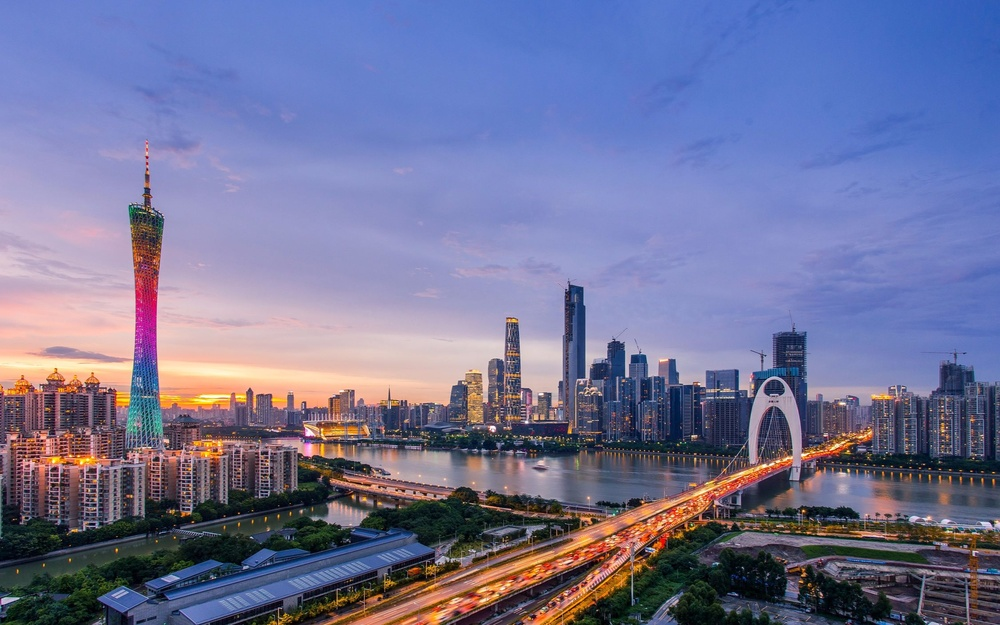
#> input picture OpenCV_Project/opencv/Guangzhou.jfif, 1000 x 625 px, shrunk from 2250 x 1406 before the run
$ python useMat.py
#> lines starting #> are read from the running program, lines starting #| are printed output that depends on the picture; after the words box and inside, x2 and y2 are one past the last pixel; in counts of white or black regions, pixels touching at a corner belong together
#!/user/bin/env python3
# -*- coding: utf-8 -*-
import cv2
import numpy as np

img = cv2.imread('../Guangzhou.jfif')
#> img is the input picture: shape (625, 1000, 3); mean B, G, R 151.9, 115.7, 114.1

# 浅拷贝
img2 = img
# 深拷贝
img3 = img.copy()
img[10:100,10:100] = [0,0,255]
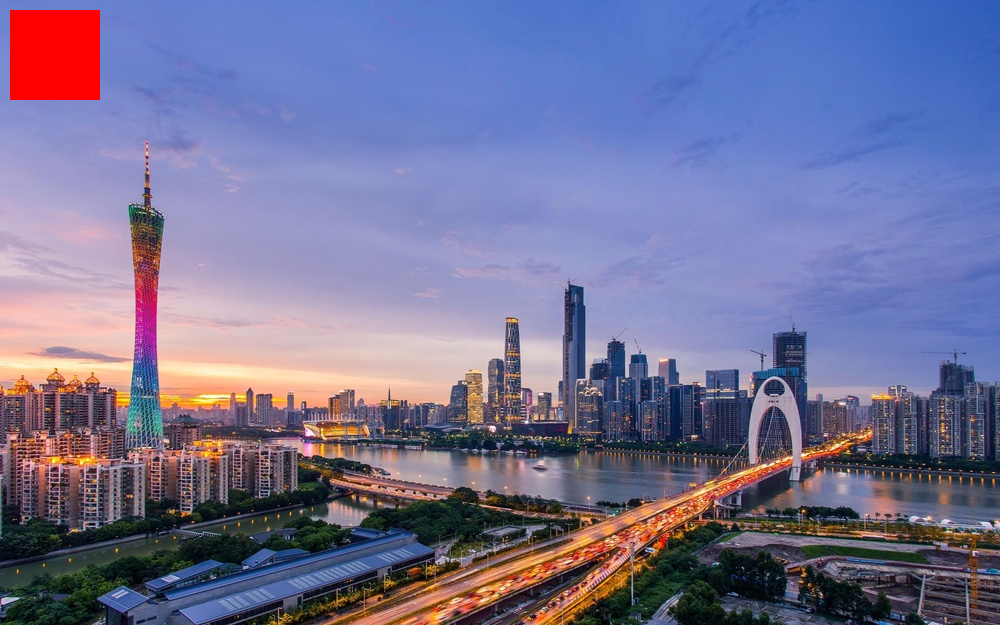
#> img: shape (625, 1000, 3); 1.3% of pixels changed, all inside (x1, y1, x2, y2) = (10, 10, 100, 100)

cv2.imshow('img',img)
cv2.imshow('img2',img3)

cv2.waitKey(0)

$ run again, with OpenCV_Project/opencv/45.jpg saved as OpenCV_Project/opencv/Guangzhou.jfif
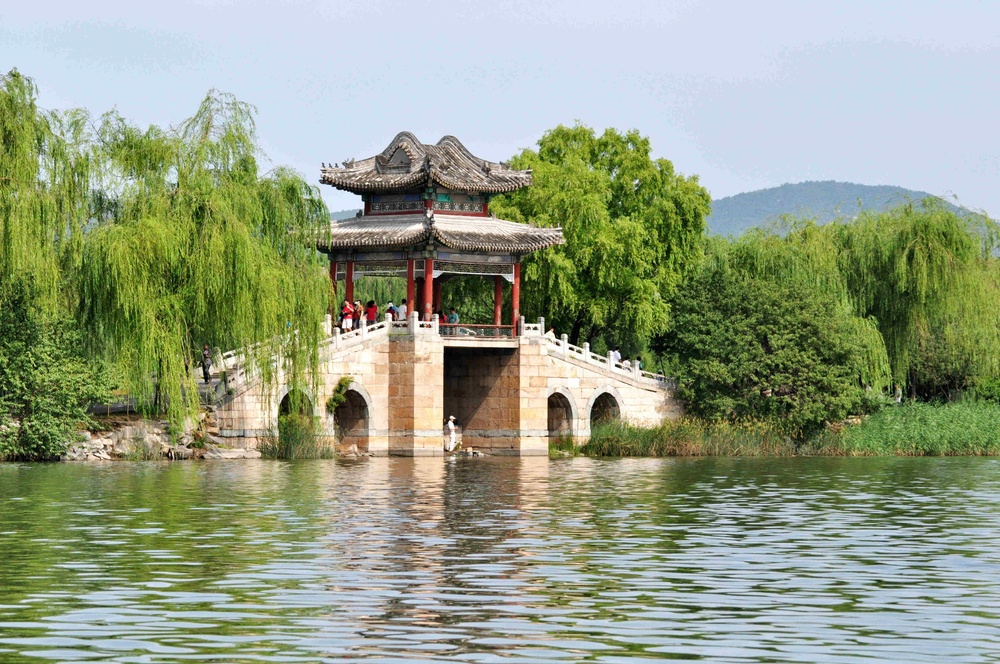
#> input picture OpenCV_Project/opencv/45.jpg, 1000 x 664 px, shrunk from 4288 x 2848 before the run
#> img is the input picture: shape (664, 1000, 3); mean B, G, R 132.7, 158.1, 147.9
#> `img[10:100,10:100] = [0,0,255]`:
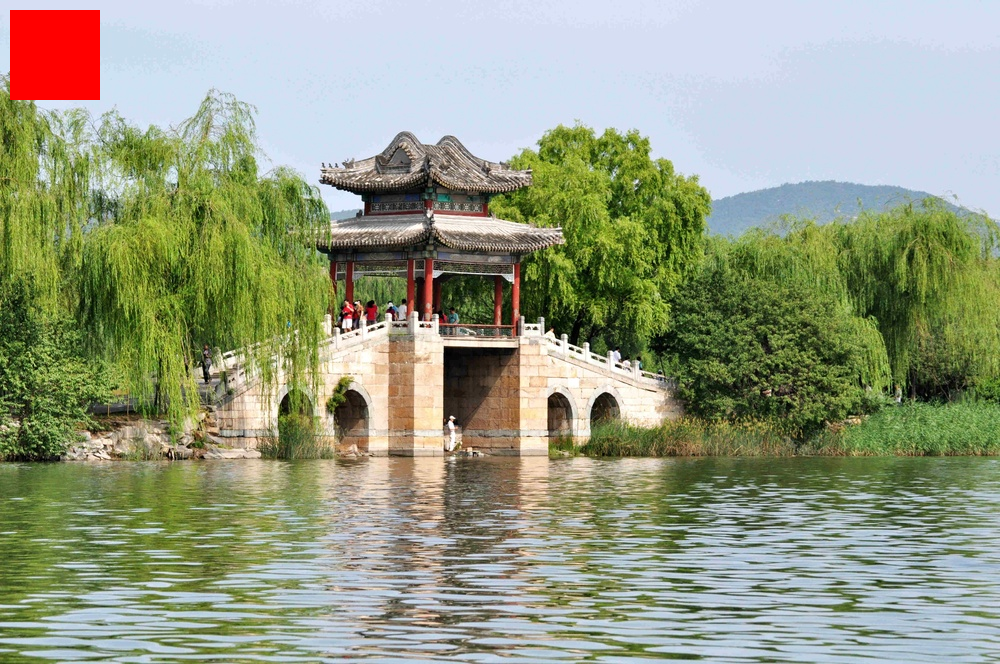
#> img: shape (664, 1000, 3); 1.22% of pixels changed, all inside (x1, y1, x2, y2) = (10, 10, 100, 100)

$ run again, with OpenCV_Project/opencv/7418.jpeg saved as OpenCV_Project/opencv/Guangzhou.jfif
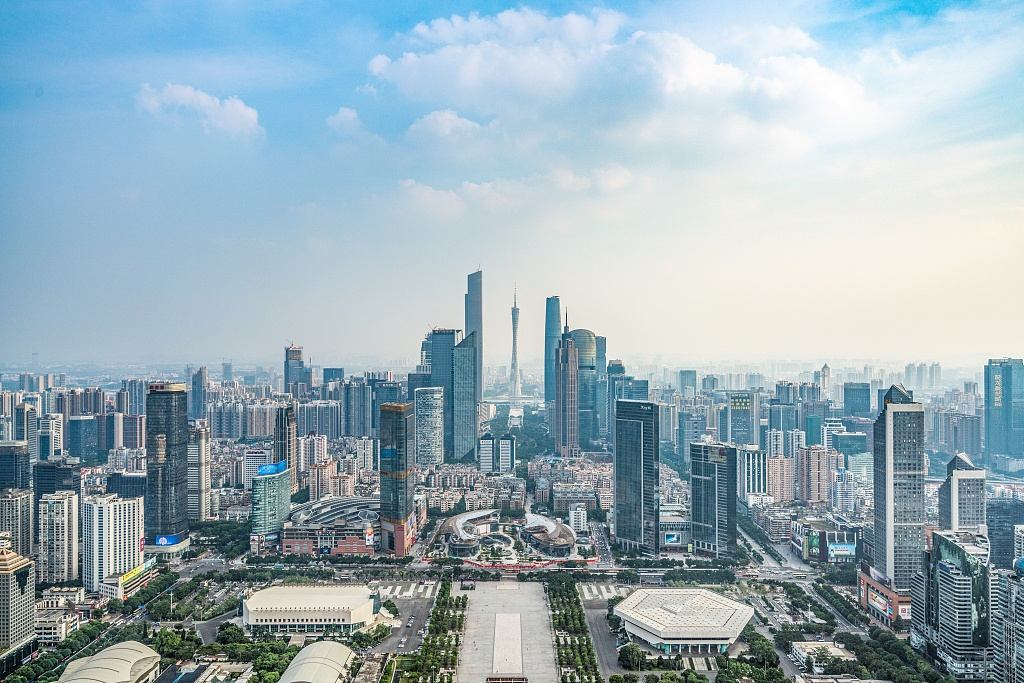
#> input picture OpenCV_Project/opencv/7418.jpeg, 1024 x 683 px
#> img is the input picture: shape (683, 1024, 3); mean B, G, R 184.2, 174.7, 154.1
#> `img[10:100,10:100] = [0,0,255]`:
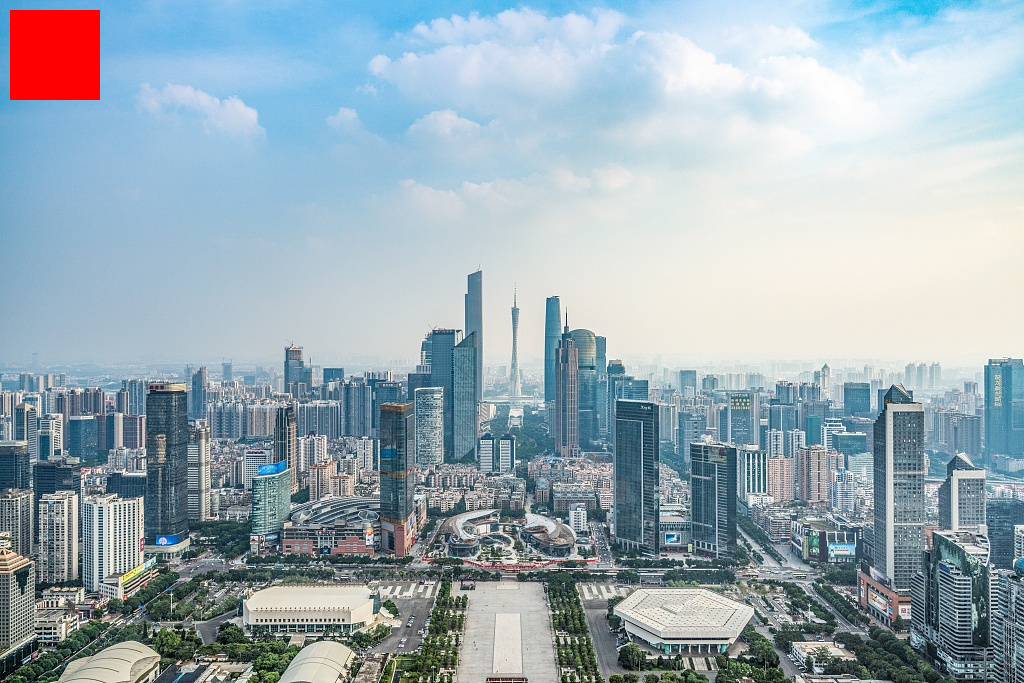
#> img: shape (683, 1024, 3); 1.16% of pixels changed, all inside (x1, y1, x2, y2) = (10, 10, 100, 100)
